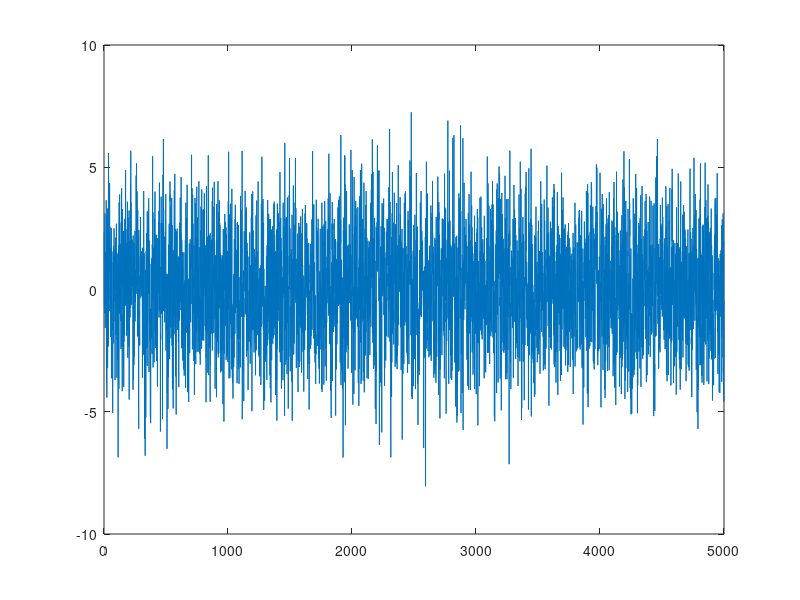
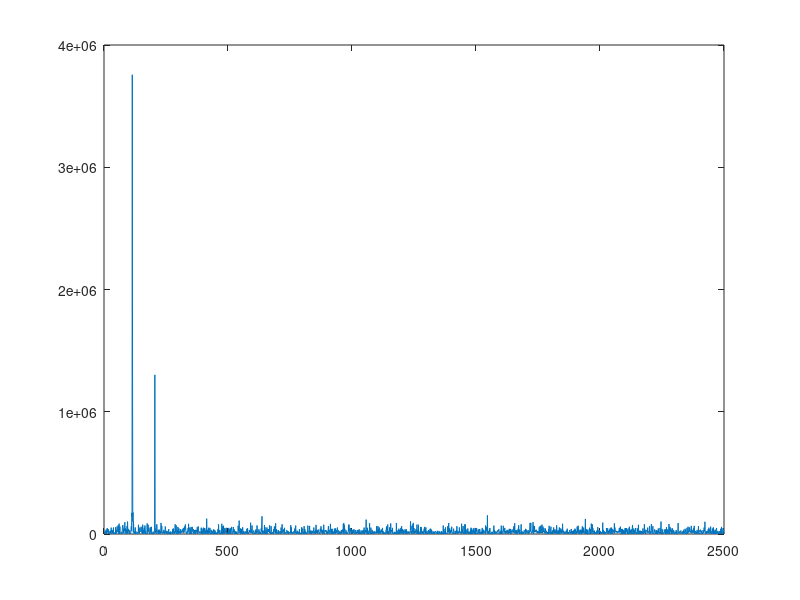
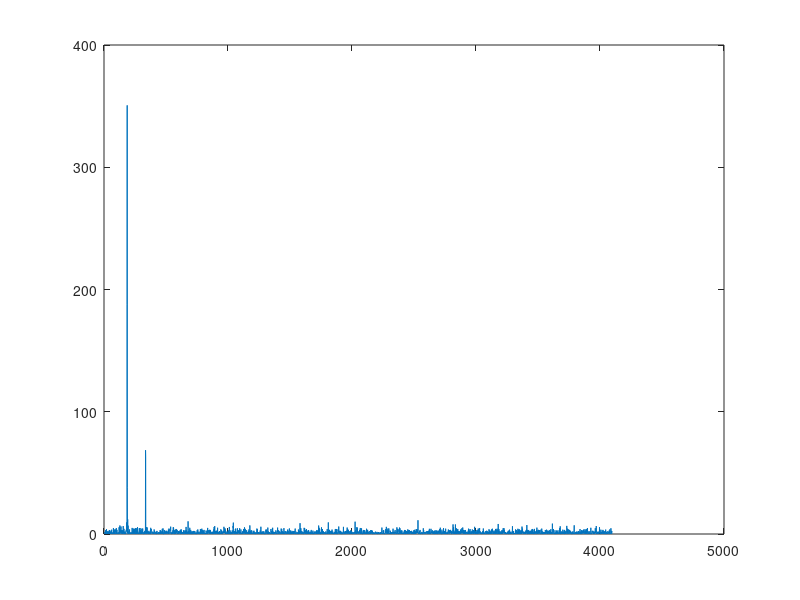
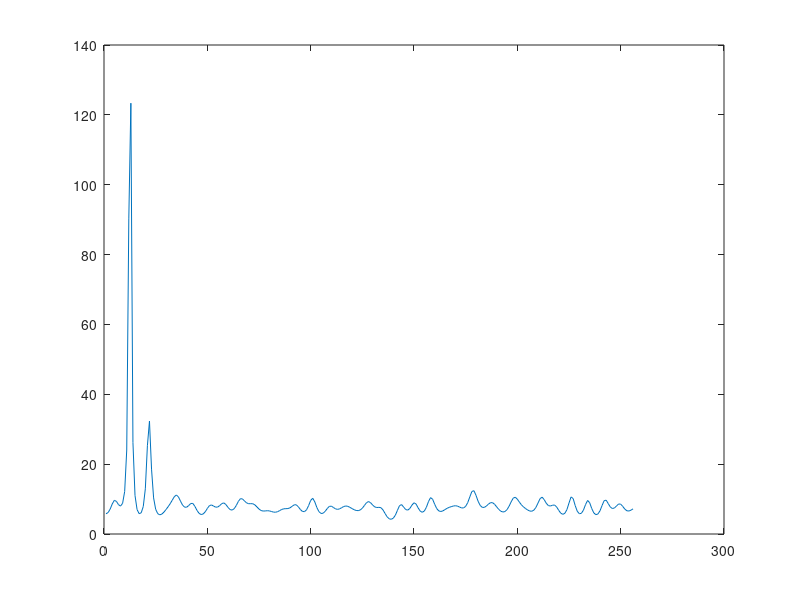

The MATLAB source for these figures, in order:
close all 
clear all

% Exercitiul 3
N  = 5000;
f1 = 1000/44100;
f2 = 1800/44100;
A  = 2;
n  = 0:N-1;

x = cos(2*pi*f1*n) + 0.5*cos(2*pi*f2*n) + A*randn(1,N);
plot(x)

% Exercitiul 4
% Metoda 1: cu fft() (metoda periodogramei)
Y = fft(x);
Pxx = abs(Y).^2;
figure
plot(Pxx(1:N/2))

% Metoda 2: cu periodogram()
pxx = periodogram(x);
figure
plot(pxx)

% Nicolae Cleju

% Metoda 3: cu ecuatiile Yule-Walker
pxx = pyulear(x, 75);
figure
plot(pxx)


